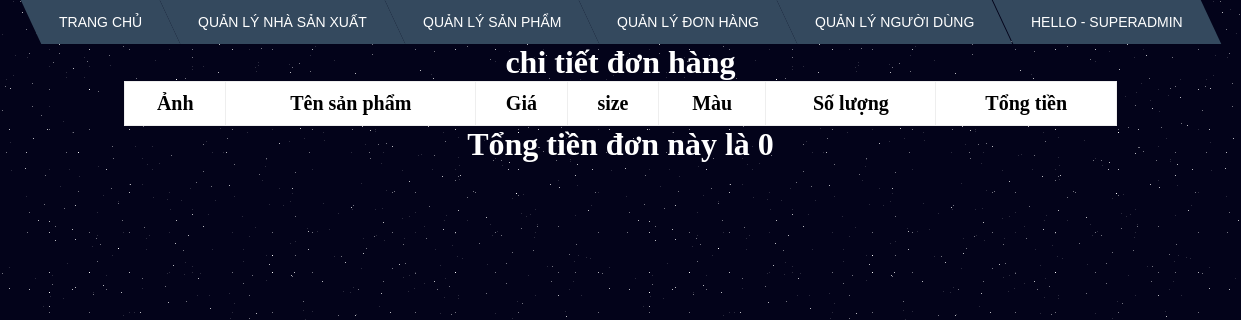
Before: /admin/orders/detail.php?id=21 (signed in) with the older database file.
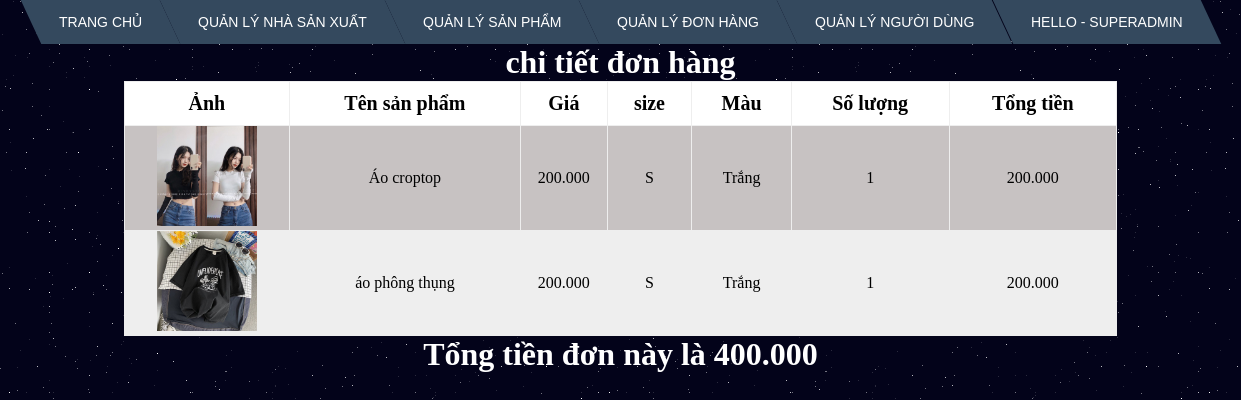
After: the same page with the newer database file.
### tables this page shows
CREATE TABLE `order_product` (
  `order_id` int(11) NOT NULL,
  `product_id` int(11) NOT NULL,
  `quantity` int(11) NOT NULL,
  `size_product_id` int(11) NOT NULL,
  `color_product_id` int(11) NOT NULL
);

CREATE TABLE `products` (
  `id` int(11) NOT NULL,
  `name` varchar(50) NOT NULL,
  `image` varchar(200) NOT NULL,
  `price` float NOT NULL,
  `description` text NOT NULL,
  `manufacturer_id` int(11) NOT NULL
);

CREATE TABLE `product_size` (
  `size_id` int(11) NOT NULL,
  `size_name` varchar(2) NOT NULL
);

CREATE TABLE `product_color` (
  `color_id` int(11) NOT NULL,
  `color_name` varchar(10) NOT NULL
);

### admin/orders/detail.php (the view, shortened to what this page needs)
<!DOCTYPE html>
<html>
<head>
    <link rel="stylesheet" href="../css/menu.css">
    <link rel="stylesheet" href="../css/table.css">
    <link rel="stylesheet" href="../css/bg-galaxy.css">
</head>
<body>
    <?php
	include'../menu.php';
	$order_id = $_GET['id'];
	require '../connect.php';
	$sql = "select
*
from order_product
join products on products.id = order_product.product_id
where order_id = '$order_id'";
	$result = mysqli_query($connect, $sql);
	$sum = 0;
	?>
    <h1>chi tiết đơn hàng</h1>
    <table border="1" width="100%">
        <tr>
            <th>Ảnh</th>
            <th>Tên sản phẩm</th>
            <th>Giá</th>
            <th>size</th>
            <th>Màu</th>
            <th>Số lượng</th>
            <th>Tổng tiền</th>
        </tr>
        <?php foreach ($result as $each) : ?>
        <tr>
            <td><img height='100' src="../products/photos/<?php echo $each['image'] ?>"></td>
            <td><?php echo $each['name'] ?></td>
            <td><?php echo number_format($each['price'], 0, ',', '.') ?></td>
            <td>
                <?php
					$sisi = $each['size_product_id'];
					$sql1 = "select * from product_size where size_id=$sisi";
					$result1 = mysqli_query($connect, $sql1);
					$each1 = mysqli_fetch_array($result1)
					?>
                <?php echo $each1['size_name'] ?>
            </td>
            <td>
                <?php
$sisi = $each['color_product_id'];
$sql1 = "select * from product_color where color_id=$sisi";
$result1 = mysqli_query($connect, $sql1);
$each1 = mysqli_fetch_array($result1)
?>
                <?php echo $each1['color_name'] ?>
            </td>
            <td>
                <?php echo $each['quantity'] ?>
            </td>
            <td>
                <?php
					$result = $each['price'] * $each['quantity'];
					echo number_format($result, 0, ',', '.');
					$sum += $result;
					?>
            </td>
        </tr>
        <?php endforeach ?>
    </table>
    <h1>
        Tổng tiền đơn này là <?php echo  number_format($sum, 0, ',', '.') ?>
    </h1>
</body>
</html>

### admin/menu.php (shortened to what this page needs)
<ul class="menu cf">
    <li><a href="../root">Trang chủ</a></li>
    <li><a href="../manufacture">Quản lý nhà sản xuất</a></li>
    <li><a href="../products">Quản lý sản phẩm </a></li>
    <li><a href="../orders">Quản lý đơn hàng </a></li>
    <li><a href="../customers">Quản lý người dùng </a></li>
    <li><a>Hello - <?php echo $_SESSION['name'] ?></a>
    </li>
</ul>

### admin/css/menu.css (style rules this page uses)
.cf:before, .cf:after { content: " "; display: table; }
.cf:after { clear: both; }
.cf { *zoom: 1; }
.menu, .submenu { margin: 0; padding: 0; list-style: none; }
.menu { margin:auto; width: 800px; width: -moz-fit-content; width: -webkit-fit-content; width: fit-content; }
.menu > li { background: #34495e; float: left; position: relative; transform: skewX(25deg); }
.menu a { display: block; color: #fff; text-transform: uppercase; text-decoration: none; font-family: Arial, Helvetica; font-size: 14px; }
.menu > li > a { transform: skewX(-25deg); padding: 1em 2em; }
h1 { color: #fff; }

### admin/css/table.css (style rules this page uses)
* { margin: 0; padding: 0; box-sizing: border-box; }
table { margin: auto; width: 80%; border:none; border-collapse: collapse; }
h1 { text-align: center; }
tr { text-align: center; }
tr:nth-child(odd) { background-color: #EEEEEE; }
tr:nth-child(even) { background-color: #c7c2c2; }
tr:first-child { background-color: #ffffff; }
tr:first-child th { padding: 10px; font-size: 20px; }
a { text-decoration: none; }

### admin/css/bg-galaxy.css (style rules this page uses)
body { background-color: #03031A; }

Changed rows visible on the page:
added order_product: product.image (picture), product.name "Áo croptop", product.price "200.000", product_size.size_name "S", product_color.color_name "Trắng", quantity "1", result "200.000"
added order_product: product.image (picture), product.name "áo phông thụng", product.price "200.000", product_size.size_name "S", product_color.color_name "Trắng", quantity "1", result "200.000"
Other visible differences:
$sum: "0" → "400.000"
